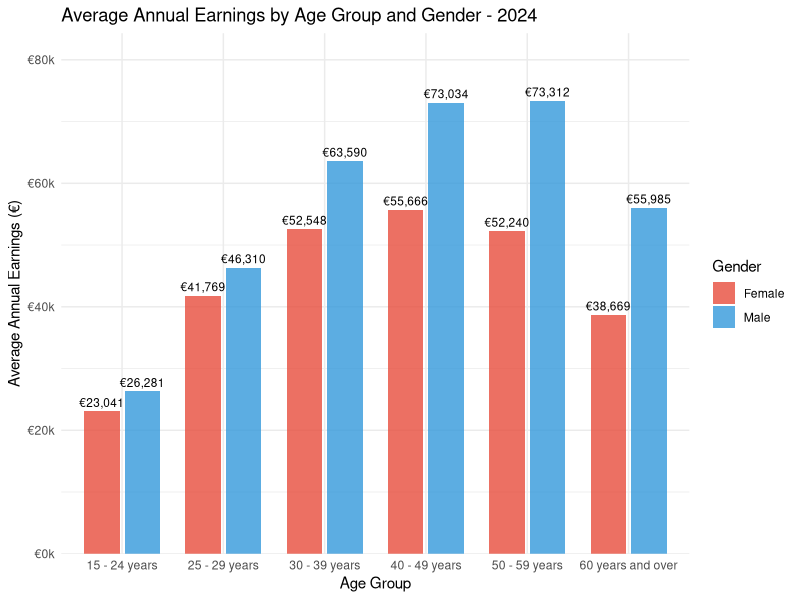
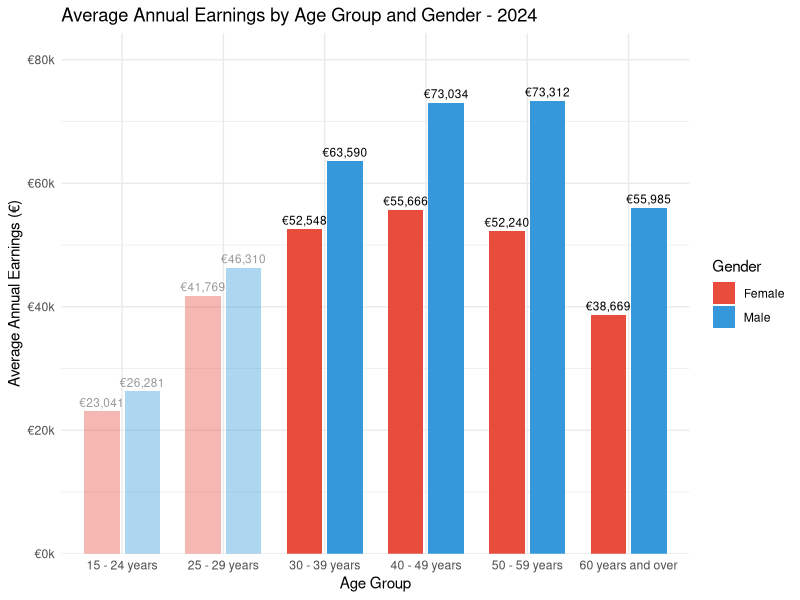
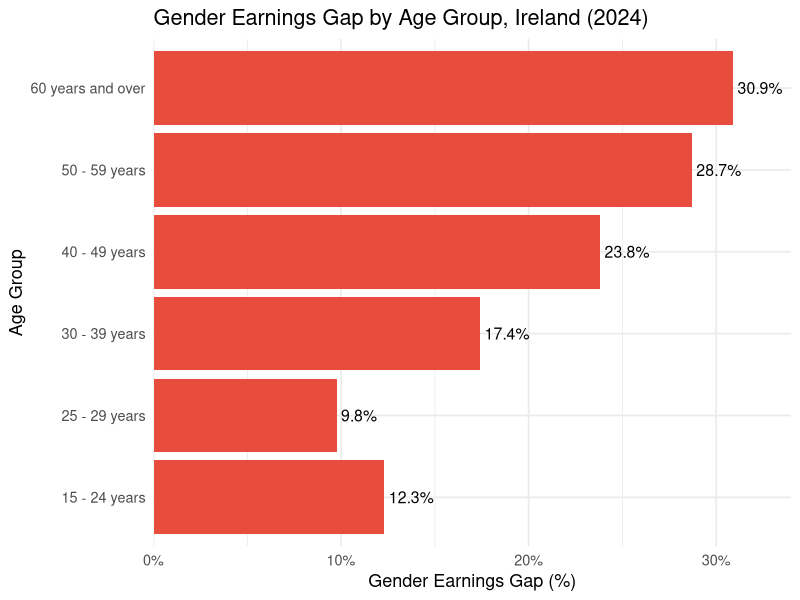
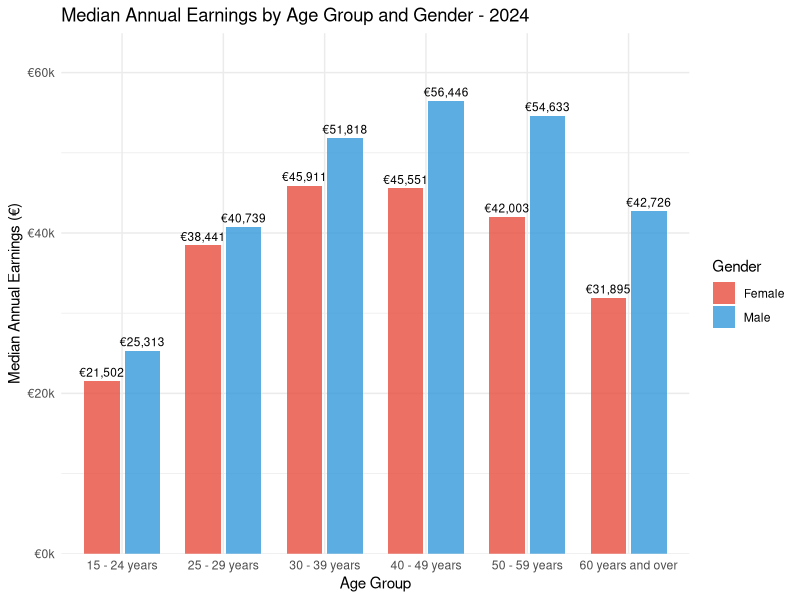
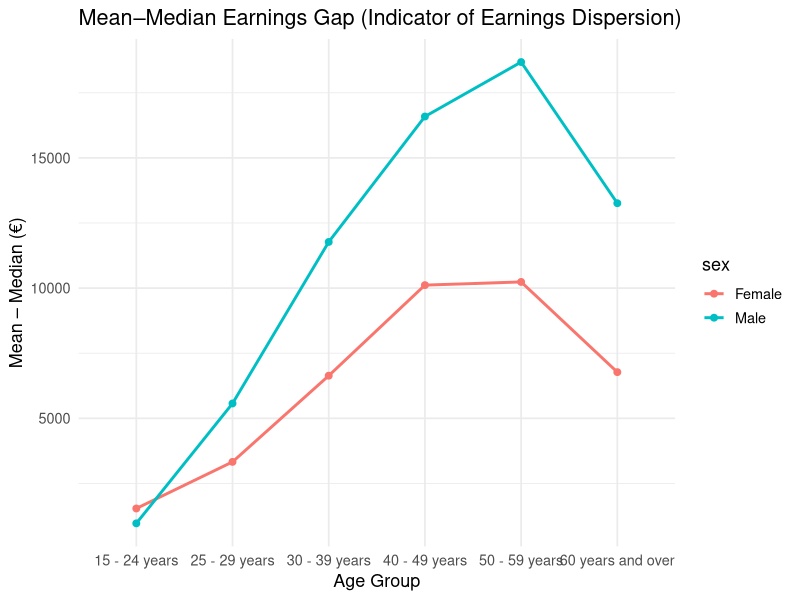
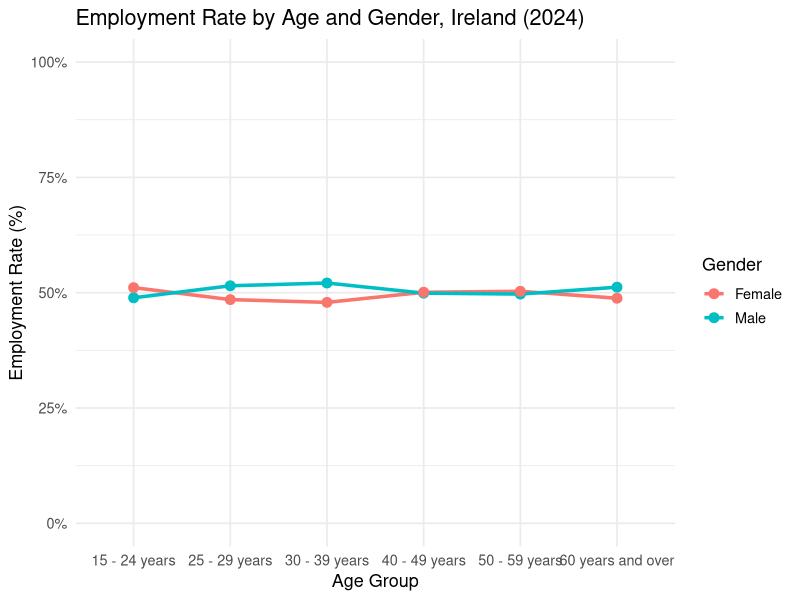

Reproduce these figures in R, in order.
## ---- chunk 1
#| echo: false
#| warning: false
#| message: false

# ============================
# Libraries & Data
# ============================
library(tidyverse)
library(ggplot2)
library(scales)
library(dplyr)

earnings <- read_csv("DEA04.20260131T170118.csv")
earnings <- earnings %>%
  filter(age != "15 years and over")
## ---- chunk 2
#| warning: false
#| fig-width: 9.5 
df_2024 <- earnings |>
  filter(year == 2024, statistic == 'Mean Annual Earnings')

# Reorder age groups properly
df_2024$age <- factor(df_2024$age, 
                             levels = c('15 - 24 years',
                                        '25 - 29 years', 
                                        '30 - 39 years', 
                                        '40 - 49 years', 
                                        '50 - 59 years', 
                                        '60 years and over'))

# Create the grouped bar chart
p <- ggplot(df_2024, aes(x = age, y = value, fill = sex)) +
  geom_bar(stat = 'identity', position = position_dodge(width = 0.8), 
           width = 0.7, alpha = 0.8) +
  geom_text(aes(label = paste0('€', format(value, big.mark = ',', scientific = FALSE))),
            position = position_dodge(width = 0.8),
            vjust = -0.5, size = 3) +
  scale_fill_manual(values = c('Male' = '#3498db', 'Female' = '#e74c3c')) +
  scale_y_continuous(labels = label_number(prefix = '€', suffix = 'k', scale = 1e-3),
                     expand = expansion(mult = c(0, 0.15))) +
  labs(title = 'Average Annual Earnings by Age Group and Gender - 2024',
       x = 'Age Group' ,
       y = 'Average Annual Earnings (€)',
       fill = 'Gender') +
  theme_minimal() 
print(p)

## ---- chunk 3
#| warning: false
#| fig-width: 9.5 
df_2024 <- earnings |>
  filter(year == 2024, statistic == 'Mean Annual Earnings')

# Reorder age groups properly
df_2024$age <- factor(df_2024$age, 
                             levels = c('15 - 24 years', 
                                        '25 - 29 years', 
                                        '30 - 39 years', 
                                        '40 - 49 years', 
                                        '50 - 59 years', 
                                        '60 years and over'))

df_2024 <- df_2024 |>
  mutate(post30 = age %in% c('30 - 39 years',
                             '40 - 49 years',
                             '50 - 59 years',
                             '60 years and over'))

p <- ggplot(df_2024,
            aes(x = age, y = value,
                fill = sex,
                alpha = post30)) +
  geom_bar(stat = 'identity',
           position = position_dodge(width = 0.8),
           width = 0.7) +
  geom_text(aes(label = paste0('€', format(value, big.mark = ',', scientific = FALSE))),
            position = position_dodge(width = 0.8),
            vjust = -0.5, size = 3) +
  scale_fill_manual(values = c('Male' = '#3498db',
                               'Female' = '#e74c3c')) +
  scale_alpha_manual(values = c('TRUE' = 1,
                                'FALSE' = 0.4)) +
  scale_y_continuous(labels = label_number(prefix = '€',
                                           suffix = 'k',
                                           scale = 1e-3),
                     expand = expansion(mult = c(0, 0.15))) +
  labs(title = 'Average Annual Earnings by Age Group and Gender - 2024',
       x = 'Age Group',
       y = 'Average Annual Earnings (€)',
       fill = 'Gender') +
  theme_minimal() +
  guides(alpha = "none")

print(p)

## ---- chunk 4
#| warning: false
#| fig-width: 9.5 
gap_df <- earnings %>%
  filter(year == 2024, statistic == "Mean Annual Earnings") %>%
  pivot_wider(
    names_from = sex,
    values_from = value
  ) %>%
  mutate(
    gap_pct = ((Male - Female) / Male) * 100,
    gap_pct = round(gap_pct, 1)
  )
latest_year <- 2024  # or your dynamic year object

ggplot(gap_df, aes(x = gap_pct, y = age)) +
  geom_col(fill = "#e74c3c") +
  geom_text(aes(label = paste0(gap_pct, "%")),
            hjust = -0.1,
            size = 4) +
  labs(
    title = paste0("Gender Earnings Gap by Age Group, Ireland (", latest_year, ")"),
    x = "Gender Earnings Gap (%)",
    y = "Age Group"
  ) +
  scale_x_continuous(
    labels = function(x) paste0(x, "%"),
    expand = expansion(mult = c(0, 0.1))
  ) +
  theme_minimal(base_size = 13)
## ---- chunk 5
#| warning: false
#| fig-width: 9.5 
df_2024 <- earnings |>
  filter(year == 2024, statistic == 'Median Annual Earnings')

# Reorder age groups properly
df_2024$age <- factor(df_2024$age, 
                             levels = c('15 - 24 years', 
                                        '25 - 29 years', 
                                        '30 - 39 years', 
                                        '40 - 49 years', 
                                        '50 - 59 years', 
                                        '60 years and over'))

# Create the grouped bar chart
p <- ggplot(df_2024, aes(x = age, y = value, fill = sex)) +
  geom_bar(stat = 'identity', position = position_dodge(width = 0.8), 
           width = 0.7, alpha = 0.8) +
  geom_text(aes(label = paste0('€', format(value, big.mark = ',', scientific = FALSE))),
            position = position_dodge(width = 0.8),
            vjust = -0.5, size = 3) +
  scale_fill_manual(values = c('Male' = '#3498db', 'Female' = '#e74c3c')) +
  scale_y_continuous(labels = label_number(prefix = '€', suffix = 'k', scale = 1e-3),
                     expand = expansion(mult = c(0, 0.15))) +
  labs(title = 'Median Annual Earnings by Age Group and Gender - 2024',
       x = 'Age Group' ,
       y = 'Median Annual Earnings (€)',
       fill = 'Gender') +
  theme_minimal() 
print(p)

## ---- chunk 6
#| warning: false
#| fig-width: 9.5 
gap_df <- earnings %>%
  filter(year == 2024,
         statistic %in% c("Mean Annual Earnings",
                          "Median Annual Earnings")) %>%
  pivot_wider(names_from = statistic,
              values_from = value) %>%
  mutate(
    mean_median_gap = `Mean Annual Earnings` -
                      `Median Annual Earnings`
  )

ggplot(gap_df,
       aes(x = age,
           y = mean_median_gap,
           colour = sex,
           group = sex)) +
  geom_line(linewidth = 1) +
  geom_point(size = 2) +
  labs(
    title = "Mean–Median Earnings Gap (Indicator of Earnings Dispersion)",
    x = "Age Group",
    y = "Mean – Median (€)"
  ) +
  theme_minimal(base_size = 13)


## ---- chunk 7
#| warning: false
#| fig-width: 9.5 
employment_df <- earnings %>%
  filter(year == 2024,
         statistic == "Percentage of Employments") %>%  
  mutate(
    sex = trimws(sex),
    age = factor(
      age,
      levels = c("15 - 24 years",
                 "25 - 29 years",
                 "30 - 39 years",
                 "40 - 49 years",
                 "50 - 59 years",
                 "60 years and over")))
ggplot(employment_df,
       aes(x = age,
           y = value,
           colour = sex,
           group = sex)) +

  geom_line(linewidth = 1.2) +
  geom_point(size = 3) +

  labs(
    title = "Employment Rate by Age and Gender, Ireland (2024)",
    x = "Age Group",
    y = "Employment Rate (%)",
    colour = "Gender"
  ) +

  scale_y_continuous(
    limits = c(0, 100),
    labels = function(x) paste0(x, "%")
  ) +

  theme_minimal(base_size = 13)
